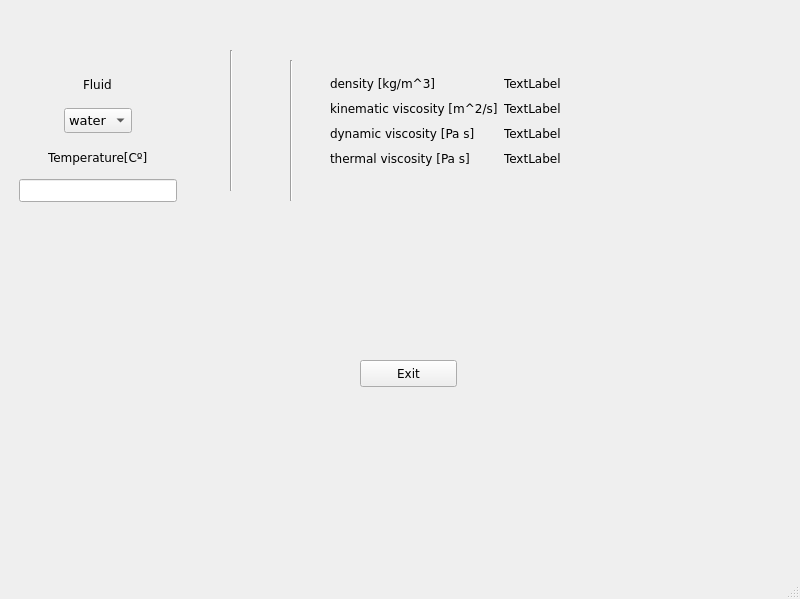
<?xml version="1.0" encoding="UTF-8"?>
<ui version="4.0">
 <class>Boundarylayer</class>
 <widget class="QMainWindow" name="Boundarylayer">
  <property name="geometry">
   <rect>
    <x>0</x>
    <y>0</y>
    <width>800</width>
    <height>599</height>
   </rect>
  </property>
  <property name="font">
   <font>
    <family>Verdana</family>
   </font>
  </property>
  <property name="mouseTracking">
   <bool>true</bool>
  </property>
  <property name="windowTitle">
   <string>Boundary Layer Estimation </string>
  </property>
  <property name="windowIcon">
   <iconset>
    <normaloff>../plume_ZGo_icon.ico</normaloff>../plume_ZGo_icon.ico</iconset>
  </property>
  <property name="windowOpacity">
   <double>1.000000000000000</double>
  </property>
  <widget class="QWidget" name="t">
   <widget class="QFrame" name="frame">
    <property name="geometry">
     <rect>
      <x>10</x>
      <y>60</y>
      <width>176</width>
      <height>151</height>
     </rect>
    </property>
    <layout class="QVBoxLayout" name="Input">
     <item alignment="Qt::AlignHCenter">
      <widget class="QLabel" name="FluidLabel">
       <property name="layoutDirection">
        <enum>Qt::LeftToRight</enum>
       </property>
       <property name="autoFillBackground">
        <bool>false</bool>
       </property>
       <property name="text">
        <string>Fluid</string>
       </property>
      </widget>
     </item>
     <item alignment="Qt::AlignHCenter|Qt::AlignVCenter">
      <widget class="QComboBox" name="FluidSel">
       <property name="font">
        <font>
         <pointsize>10</pointsize>
        </font>
       </property>
       <property name="acceptDrops">
        <bool>true</bool>
       </property>
       <property name="frame">
        <bool>true</bool>
       </property>
       <item>
        <property name="text">
         <string>water</string>
        </property>
       </item>
       <item>
        <property name="text">
         <string>air</string>
        </property>
       </item>
      </widget>
     </item>
     <item alignment="Qt::AlignHCenter">
      <widget class="QLabel" name="label">
       <property name="text">
        <string>Temperature[Cº]</string>
       </property>
      </widget>
     </item>
     <item>
      <widget class="QLineEdit" name="Temp">
       <property name="text">
        <string/>
       </property>
      </widget>
     </item>
    </layout>
   </widget>
   <widget class="QWidget" name="verticalLayoutWidget">
    <property name="geometry">
     <rect>
      <x>330</x>
      <y>70</y>
      <width>291</width>
      <height>161</height>
     </rect>
    </property>
    <layout class="QFormLayout" name="formLayout">
     <property name="verticalSpacing">
      <number>10</number>
     </property>
     <property name="topMargin">
      <number>6</number>
     </property>
     <item row="1" column="0">
      <widget class="QLabel" name="Dens">
       <property name="text">
        <string>density [kg/m^3]</string>
       </property>
      </widget>
     </item>
     <item row="2" column="0">
      <widget class="QLabel" name="KinViscosity">
       <property name="text">
        <string>kinematic viscosity [m^2/s]</string>
       </property>
      </widget>
     </item>
     <item row="3" column="0">
      <widget class="QLabel" name="DinViscosity">
       <property name="text">
        <string>dynamic viscosity [Pa s]</string>
       </property>
      </widget>
     </item>
     <item row="1" column="1">
      <widget class="QLabel" name="denOut">
       <property name="text">
        <string>TextLabel</string>
       </property>
      </widget>
     </item>
     <item row="2" column="1">
      <widget class="QLabel" name="kinVisOut">
       <property name="text">
        <string>TextLabel</string>
       </property>
      </widget>
     </item>
     <item row="3" column="1">
      <widget class="QLabel" name="dinVisOut">
       <property name="text">
        <string>TextLabel</string>
       </property>
      </widget>
     </item>
     <item row="4" column="0">
      <widget class="QLabel" name="ThermViscosity">
       <property name="text">
        <string>thermal viscosity [Pa s]</string>
       </property>
      </widget>
     </item>
     <item row="4" column="1">
      <widget class="QLabel" name="therVisOut">
       <property name="text">
        <string>TextLabel</string>
       </property>
      </widget>
     </item>
    </layout>
   </widget>
   <widget class="Line" name="line1">
    <property name="geometry">
     <rect>
      <x>230</x>
      <y>50</y>
      <width>3</width>
      <height>141</height>
     </rect>
    </property>
    <property name="orientation">
     <enum>Qt::Vertical</enum>
    </property>
   </widget>
   <widget class="Line" name="line2">
    <property name="geometry">
     <rect>
      <x>290</x>
      <y>60</y>
      <width>3</width>
      <height>141</height>
     </rect>
    </property>
    <property name="orientation">
     <enum>Qt::Vertical</enum>
    </property>
   </widget>
   <widget class="QPushButton" name="ExitButton">
    <property name="geometry">
     <rect>
      <x>360</x>
      <y>360</y>
      <width>97</width>
      <height>27</height>
     </rect>
    </property>
    <property name="text">
     <string>Exit</string>
    </property>
   </widget>
  </widget>
  <widget class="QMenuBar" name="menubar">
   <property name="geometry">
    <rect>
     <x>0</x>
     <y>0</y>
     <width>800</width>
     <height>27</height>
    </rect>
   </property>
  </widget>
  <widget class="QStatusBar" name="statusbar"/>
 </widget>
 <resources/>
 <connections/>
</ui>
